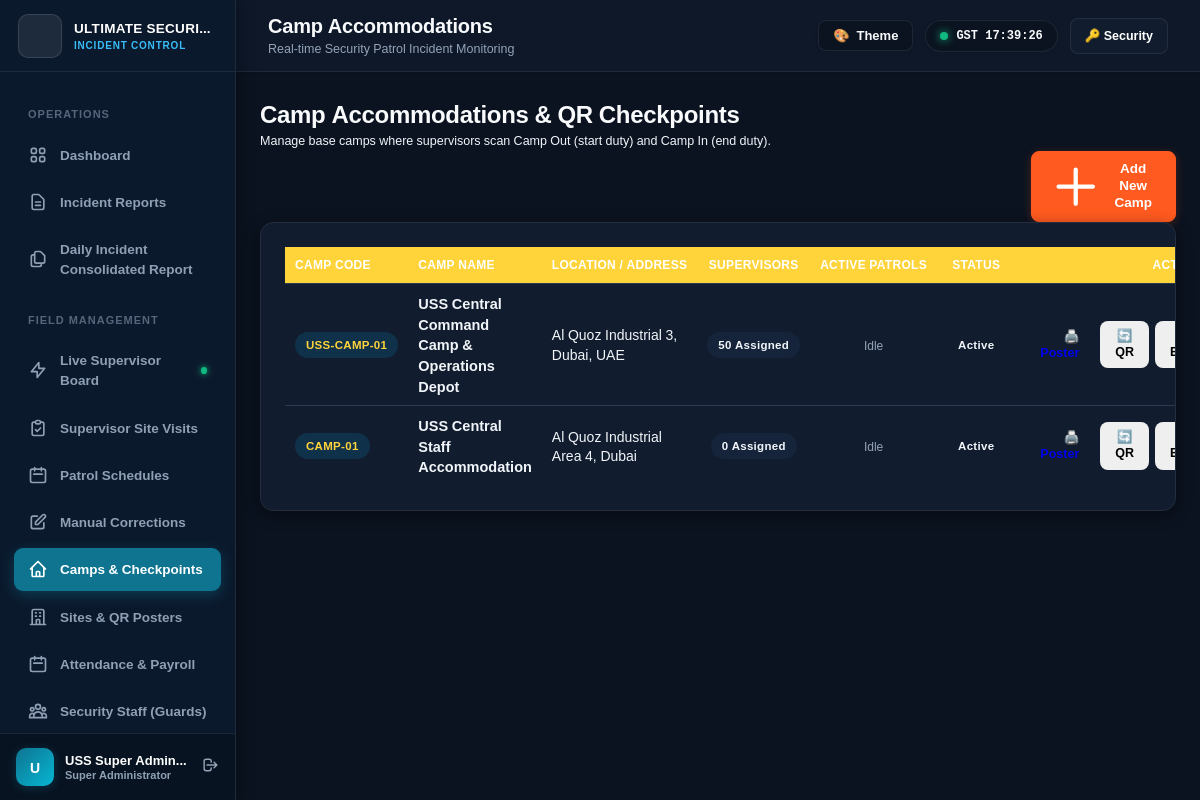
The app's page /hostinger_deployment/admin/camps.php (signed in) with its own data.
### tables this page shows
CREATE TABLE `system_settings` (
  `id` varchar(50) NOT NULL,
  `company_name` varchar(255) NOT NULL DEFAULT 'ULTIMATE SECURITY SERVICES',
  `tagline` varchar(255) NOT NULL DEFAULT 'Total Security Solutions',
  `address_line` text DEFAULT NULL,
  `phone` varchar(100) NOT NULL DEFAULT '+971 4 251 0050',
  `email` varchar(100) NOT NULL DEFAULT 'ops@ultimatesecurity.ae',
  `website` varchar(150) DEFAULT 'https://www.sprinzo.in',
  `logo_url` varchar(255) DEFAULT 'assets/images/logo.png',
  `timezone` varchar(100) NOT NULL DEFAULT 'Asia/Dubai',
  `shift_options` text DEFAULT NULL,
  `cause_options` text DEFAULT NULL,
  `disciplinary_options` text DEFAULT NULL,
  `incident_options` text DEFAULT NULL,
  `notified_options` text DEFAULT NULL,
  `updated_at` datetime NOT NULL DEFAULT current_timestamp() ON UPDATE current_timestamp(),
  `supervisor_remarks_min_length` int(11) NOT NULL DEFAULT 20,
  `supervisor_session_hours` int(11) NOT NULL DEFAULT 16,
  `supervisor_location_check_enabled` tinyint(1) NOT NULL DEFAULT 0,
  `supervisor_alert_email_recipients` text DEFAULT NULL,
  `supervisor_visit_form_schema` longtext DEFAULT NULL,
  PRIMARY KEY (`id`)
);

CREATE TABLE `camps` (
  `id` int(10) unsigned NOT NULL AUTO_INCREMENT,
  `camp_code` varchar(50) NOT NULL,
  `camp_name` varchar(200) NOT NULL,
  `location` text DEFAULT NULL,
  `qr_token` varchar(100) NOT NULL,
  `is_active` tinyint(1) NOT NULL DEFAULT 1,
  `created_at` datetime NOT NULL DEFAULT current_timestamp(),
  `updated_at` datetime NOT NULL DEFAULT current_timestamp() ON UPDATE current_timestamp(),
  PRIMARY KEY (`id`),
  UNIQUE KEY `camp_code` (`camp_code`),
  UNIQUE KEY `qr_token` (`qr_token`),
  KEY `idx_camp_code` (`camp_code`),
  KEY `idx_camp_token` (`qr_token`)
);

### hostinger_deployment/admin/camps.php (the view, shortened to what the rows shown need)
<?php
$pageTitle = "Camp Accommodations";
require_once __DIR__ . '/../includes/header.php';
$db = get_db();
$camps = $db->query("
    SELECT c.*,
           (SELECT COUNT(*) FROM guards g WHERE g.assigned_camp_id = c.id AND g.is_supervisor = 1) AS assigned_supervisors,
           (SELECT COUNT(*) FROM supervisor_duties d WHERE d.camp_id = c.id AND d.status = 'Active') AS active_duties
    FROM camps c
    ORDER BY c.camp_name ASC
")->fetchAll();
?>
<div class="content-header">
    <div class="header-title">
        <h1 class="page-title">Camp Accommodations & QR Checkpoints</h1>
    </div>
</div>
<div class="card">
    <div class="table-responsive">
        <table class="table" style="width: 100%;">
            <thead>
                <tr>
                    <th style="width: 120px;">Camp Code</th>
                    <th>Camp Name</th>
                    <th>Location / Address</th>
                    <th style="text-align: center;">Supervisors</th>
                    <th style="text-align: center;">Active Patrols</th>
                    <th style="text-align: center;">Status</th>
                    <th style="text-align: right; width: 200px;">Actions</th>
                </tr>
            </thead>
            <tbody>
                <?php if (empty($camps)): ?>
                    <tr>
                        <td colspan="7" style="text-align: center; padding: 36px; color: var(--text-muted);">
                            No camps registered yet. Click "Add New Camp" to register the primary accommodation.
                        </td>
                    </tr>
                <?php else: ?>
                    <?php foreach ($camps as $camp): ?>
                        <tr>
                            <td>
                                <span class="badge" style="background: rgba(14, 165, 233, 0.15); color: var(--accent-cyan); font-weight: 700;">
                                    <?= htmlspecialchars($camp['camp_code']) ?>
                                </span>
                            </td>
                            <td>
                                <strong style="color: var(--text-main); font-size: 14.5px;"><?= htmlspecialchars($camp['camp_name']) ?></strong>
                            </td>
                            <td style="color: var(--text-muted); font-size: 13px;">
                                <?= htmlspecialchars($camp['location'] ?: 'Not specified') ?>
                            </td>
                            <td style="text-align: center;">
                                <span class="badge" style="background: var(--bg-card-hover); color: var(--text-main);">
                                    <?= (int)$camp['assigned_supervisors'] ?> Assigned
                                </span>
                            </td>
                            <td style="text-align: center;">
                                <?php if ($camp['active_duties'] > 0): ?>
                                    <span class="badge" style="background: rgba(16, 185, 129, 0.2); color: var(--accent-emerald); font-weight: 700;">
                                        ● <?= (int)$camp['active_duties'] ?> On Duty
                                    </span>
                                <?php else: ?>
                                    <span style="color: var(--text-dim); font-size: 12px;">Idle</span>
                                <?php endif; ?>
                            </td>
                            <td style="text-align: center;">
                                <span class="badge <?= $camp['is_active'] ? 'badge-success' : 'badge-danger' ?>">
                                    <?= $camp['is_active'] ? 'Active' : 'Inactive' ?>
                                </span>
                            </td>
                            <td style="text-align: right;">
                                <div style="display: inline-flex; gap: 6px; align-items: center;">
                                    <a href="<?= APP_URL ?>/admin/camp_qr_poster.php?id=<?= $camp['id'] ?>" target="_blank" class="btn btn-sm btn-outline" title="Print Official A4 QR Poster">
                                        🖨️ Poster
                                    </a>
                                    <form method="post" style="display:inline" onsubmit="return confirm('Regenerate the camp QR? The current camp poster will stop working.');">
                                        <button type="submit" class="btn btn-sm btn-outline" title="Regenerate Camp QR">🔄 QR</button>
                                    </form>
                                    <button type="button" class="btn btn-sm btn-outline" onclick='openEditModal(<?= htmlspecialchars(json_encode($camp), ENT_QUOTES, "UTF-8") ?>)' title="Edit Details">
                                    </button>
                                </div>
                            </td>
                        </tr>
                    <?php endforeach; ?>
                <?php endif; ?>
            </tbody>
        </table>
    </div>
</div>
<?php require_once __DIR__ . '/../includes/footer.php'; ?>

### hostinger_deployment/includes/header.php (shortened to what the rows shown need)
<?php
require_once __DIR__ . '/functions.php';
$settings = get_system_settings();
?>
<!DOCTYPE html>
<html lang="en" data-theme="dark">
<head>
    <link rel="stylesheet" href="<?= APP_URL ?>/assets/css/design-tokens.css?v=<?= file_exists(__DIR__ . '/../assets/css/design-tokens.css') ? filemtime(__DIR__ . '/../assets/css/design-tokens.css') : time() ?>">
    <link rel="stylesheet" href="../assets/css/style.css?v=<?= file_exists(__DIR__ . '/../assets/css/style.css') ? filemtime(__DIR__ . '/../assets/css/style.css') : time() ?>">
    <link rel="stylesheet" href="<?= APP_URL ?>/assets/css/style.css?v=<?= file_exists(__DIR__ . '/../assets/css/style.css') ? filemtime(__DIR__ . '/../assets/css/style.css') : time() ?>">
</head>
<body>
<div class="app-container">
    <aside class="app-sidebar" id="appSidebar">
        <a href="<?= APP_URL ?>/admin/dashboard.php" class="sidebar-brand" style="text-decoration: none;">
            <div class="brand-title">
                <span class="brand-company" title="<?= htmlspecialchars($settings['company_name']) ?>"><?= htmlspecialchars($settings['company_name']) ?></span>
                <span class="brand-sub">Incident Control</span>
            </div>
        </a>
    </aside>
    <main class="app-main">
        <header class="app-header">
            <div style="display: flex; align-items: center; gap: 16px;">
                <div class="header-title-box">
                    <h1><?= isset($pageTitle) ? htmlspecialchars($pageTitle) : 'Operations Dashboard' ?></h1>
                </div>
            </div>
        </header>
        <div class="app-content">

### records on screen
system_settings: company_name "ULTIMATE SECURI…"
camps: camp_code "USS-CAMP-01", camp_name "USS Central Command Camp & Operations Depot", location "Al Quoz Industrial 3, Dubai, UAE", assigned_supervisors "50", is_active "Active"
camps: camp_code "CAMP-01", camp_name "USS Central Staff Accommodation", location "Al Quoz Industrial Area 4, Dubai", assigned_supervisors "0", is_active "Active"

### other values on screen
substr($adminName, 0, 1) "U"
$adminName "USS Super Admin…"
$pageTitle "Camp Accommodations"
